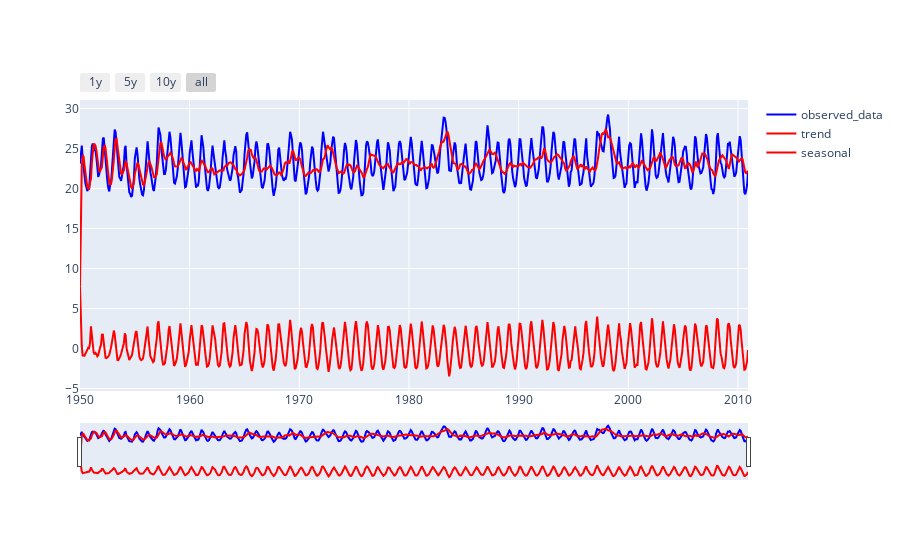

Write notebook code for a chart like this one.
### Code cell
config = {
    "yaxis": {"min": None, "max": None}
}
traces = {
    "observed_data": {
        "x": df.index,
        "y": data,
        "color": "blue",
        "fill": None
    },
    "trend": {
        "x": df.index,
        "y": trend_means,
        "color": "red",
        "fill": None
    },
    "seasonal": {
        "x": df.index,
        "y": seasonal_means,
        "color": "red",
        "fill": None
    }
}
request = {"config": config, "traces": traces}
fig = plot(request)
fig.show()

### Figure 1 — Plotly figure (JSON) as saved in the notebook; plotly's stock layout.template omitted (floating-point values rounded to 4 significant figures; data arrays with more than 128 entries replaced by an {"elided": "..."} marker saying what was removed)
{"data": [{"marker": {"color": "blue"}, "mode": "lines", "name": "observed_data", "type": "scatter", "x": {"elided": "732 str values"}, "y": {"elided": "732 float values"}}, {"marker": {"color": "red"}, "mode": "lines", "name": "trend", "type": "scatter", "x": {"elided": "732 str values"}, "y": {"elided": "732 float values"}}, {"marker": {"color": "red"}, "mode": "lines", "name": "seasonal", "type": "scatter", "x": {"elided": "732 str values"}, "y": {"elided": "732 float values"}}], "layout": {"showlegend": true, "xaxis": {"rangeselector": {"buttons": [{"count": 1, "label": "1y", "step": "year", "stepmode": "backward"}, {"count": 5, "label": "5y", "step": "year", "stepmode": "backward"}, {"count": 10, "label": "10y", "step": "year", "stepmode": "backward"}, {"step": "all"}]}, "rangeslider": {"visible": true}, "type": "date"}, "yaxis": {"range": [null, null]}}}
